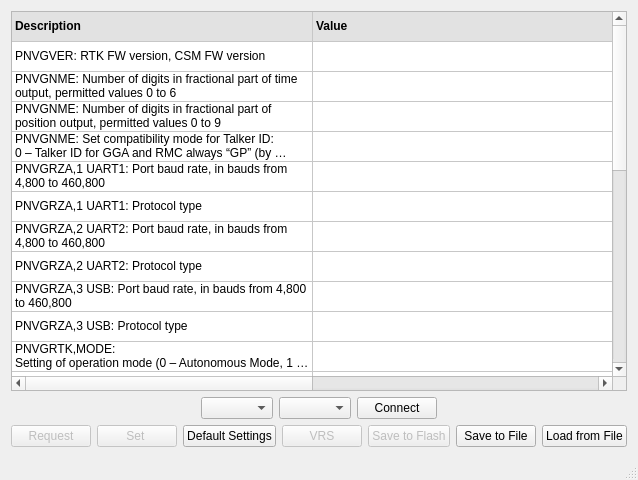
<?xml version="1.0" encoding="UTF-8"?>
<ui version="4.0">
 <class>MainWindow</class>
 <widget class="QMainWindow" name="MainWindow">
  <property name="geometry">
   <rect>
    <x>0</x>
    <y>0</y>
    <width>635</width>
    <height>480</height>
   </rect>
  </property>
  <property name="windowTitle">
   <string>NV08C RTK config 1.0.0.2</string>
  </property>
  <widget class="QWidget" name="centralWidget">
   <layout class="QGridLayout" name="gridLayout">
    <item row="0" column="0">
     <widget class="QTableWidget" name="tableWidget">
      <property name="rowCount">
       <number>28</number>
      </property>
      <property name="columnCount">
       <number>2</number>
      </property>
      <attribute name="horizontalHeaderVisible">
       <bool>false</bool>
      </attribute>
      <attribute name="horizontalHeaderDefaultSectionSize">
       <number>301</number>
      </attribute>
      <attribute name="horizontalHeaderStretchLastSection">
       <bool>true</bool>
      </attribute>
      <attribute name="verticalHeaderVisible">
       <bool>false</bool>
      </attribute>
      <row/>
      <row/>
      <row/>
      <row/>
      <row/>
      <row/>
      <row/>
      <row/>
      <row/>
      <row/>
      <row/>
      <row/>
      <row/>
      <row/>
      <row/>
      <row/>
      <row/>
      <row/>
      <row/>
      <row/>
      <row/>
      <row/>
      <row/>
      <row/>
      <row/>
      <row/>
      <row/>
      <row/>
      <column/>
      <column/>
      <item row="0" column="0">
       <property name="text">
        <string>Description</string>
       </property>
       <property name="font">
        <font>
         <weight>75</weight>
         <bold>true</bold>
        </font>
       </property>
       <property name="background">
        <brush brushstyle="SolidPattern">
         <color alpha="255">
          <red>226</red>
          <green>226</green>
          <blue>226</blue>
         </color>
        </brush>
       </property>
       <property name="flags">
        <set>ItemIsDragEnabled|ItemIsUserCheckable|ItemIsEnabled</set>
       </property>
      </item>
      <item row="0" column="1">
       <property name="text">
        <string>Value</string>
       </property>
       <property name="font">
        <font>
         <weight>75</weight>
         <bold>true</bold>
        </font>
       </property>
       <property name="background">
        <brush brushstyle="SolidPattern">
         <color alpha="255">
          <red>226</red>
          <green>226</green>
          <blue>226</blue>
         </color>
        </brush>
       </property>
       <property name="flags">
        <set>ItemIsDragEnabled|ItemIsUserCheckable|ItemIsEnabled</set>
       </property>
      </item>
      <item row="1" column="0">
       <property name="text">
        <string>PNVGVER: RTK FW version, CSM FW version</string>
       </property>
       <property name="flags">
        <set>ItemIsDragEnabled|ItemIsUserCheckable|ItemIsEnabled</set>
       </property>
      </item>
      <item row="1" column="1">
       <property name="text">
        <string/>
       </property>
       <property name="flags">
        <set>ItemIsDragEnabled|ItemIsUserCheckable|ItemIsEnabled</set>
       </property>
      </item>
      <item row="2" column="0">
       <property name="text">
        <string>PNVGNME: Number of digits in fractional part of time output, permitted values 0 to 6</string>
       </property>
       <property name="flags">
        <set>ItemIsDragEnabled|ItemIsUserCheckable|ItemIsEnabled</set>
       </property>
      </item>
      <item row="2" column="1">
       <property name="text">
        <string/>
       </property>
      </item>
      <item row="3" column="0">
       <property name="text">
        <string>PNVGNME: Number of digits in fractional part of position output, permitted values 0 to 9</string>
       </property>
       <property name="flags">
        <set>ItemIsDragEnabled|ItemIsUserCheckable|ItemIsEnabled</set>
       </property>
      </item>
      <item row="3" column="1">
       <property name="text">
        <string/>
       </property>
      </item>
      <item row="4" column="0">
       <property name="text">
        <string>PNVGNME: Set compatibility mode for Talker ID:
0 – Talker ID for GGA and RMC always “GP” (by default)
1 – Compatibility mode Off. Talker ID as specified in messages description Note – The field is optional and can be omitted
</string>
       </property>
       <property name="flags">
        <set>ItemIsDragEnabled|ItemIsUserCheckable|ItemIsEnabled</set>
       </property>
      </item>
      <item row="4" column="1">
       <property name="text">
        <string/>
       </property>
      </item>
      <item row="5" column="0">
       <property name="text">
        <string>PNVGRZA,1 UART1: Port baud rate, in bauds from 4,800 to 460,800</string>
       </property>
       <property name="flags">
        <set>ItemIsDragEnabled|ItemIsUserCheckable|ItemIsEnabled</set>
       </property>
      </item>
      <item row="5" column="1">
       <property name="text">
        <string/>
       </property>
      </item>
      <item row="6" column="0">
       <property name="text">
        <string>PNVGRZA,1 UART1: Protocol type</string>
       </property>
       <property name="flags">
        <set>ItemIsDragEnabled|ItemIsUserCheckable|ItemIsEnabled</set>
       </property>
      </item>
      <item row="6" column="1">
       <property name="text">
        <string/>
       </property>
      </item>
      <item row="7" column="0">
       <property name="text">
        <string>PNVGRZA,2 UART2: Port baud rate, in bauds from 4,800 to 460,800</string>
       </property>
       <property name="flags">
        <set>ItemIsDragEnabled|ItemIsUserCheckable|ItemIsEnabled</set>
       </property>
      </item>
      <item row="7" column="1">
       <property name="text">
        <string/>
       </property>
      </item>
      <item row="8" column="0">
       <property name="text">
        <string>PNVGRZA,2 UART2: Protocol type</string>
       </property>
       <property name="flags">
        <set>ItemIsDragEnabled|ItemIsUserCheckable|ItemIsEnabled</set>
       </property>
      </item>
      <item row="8" column="1">
       <property name="text">
        <string/>
       </property>
      </item>
      <item row="9" column="0">
       <property name="text">
        <string>PNVGRZA,3 USB: Port baud rate, in bauds from 4,800 to 460,800</string>
       </property>
       <property name="flags">
        <set>ItemIsDragEnabled|ItemIsUserCheckable|ItemIsEnabled</set>
       </property>
      </item>
      <item row="9" column="1">
       <property name="text">
        <string/>
       </property>
      </item>
      <item row="10" column="0">
       <property name="text">
        <string>PNVGRZA,3 USB: Protocol type</string>
       </property>
       <property name="flags">
        <set>ItemIsDragEnabled|ItemIsUserCheckable|ItemIsEnabled</set>
       </property>
      </item>
      <item row="10" column="1">
       <property name="text">
        <string/>
       </property>
      </item>
      <item row="11" column="0">
       <property name="text">
        <string>PNVGRTK,MODE: 
Setting of operation mode (0 – Autonomous Mode, 1 – Base Station Mode, 2 – RTK-Rover Mode (by default), 3 – Base Station Mode with automatic antenna position averaging)
</string>
       </property>
       <property name="flags">
        <set>ItemIsDragEnabled|ItemIsUserCheckable|ItemIsEnabled</set>
       </property>
      </item>
      <item row="11" column="1">
       <property name="text">
        <string/>
       </property>
      </item>
      <item row="12" column="0">
       <property name="text">
        <string>PNVGRTK,PVTRATE: PVT rate, Hz (1, 2, 5, 10)</string>
       </property>
       <property name="flags">
        <set>ItemIsDragEnabled|ItemIsUserCheckable|ItemIsEnabled</set>
       </property>
      </item>
      <item row="12" column="1">
       <property name="text">
        <string/>
       </property>
      </item>
      <item row="13" column="0">
       <property name="text">
        <string>PNVGRTK,SYSGPS: 1 – GPS ON (by default), 0 – GPS OFF</string>
       </property>
       <property name="flags">
        <set>ItemIsDragEnabled|ItemIsUserCheckable|ItemIsEnabled</set>
       </property>
      </item>
      <item row="13" column="1">
       <property name="text">
        <string/>
       </property>
      </item>
      <item row="14" column="0">
       <property name="text">
        <string>PNVGRTK,SYSGLO: 1 – GLONASS ON (by default), 0 – GLONASS OFF</string>
       </property>
       <property name="flags">
        <set>ItemIsDragEnabled|ItemIsUserCheckable|ItemIsEnabled</set>
       </property>
      </item>
      <item row="14" column="1">
       <property name="text">
        <string/>
       </property>
      </item>
      <item row="15" column="0">
       <property name="text">
        <string>PNVGRTK,ELGPS: GPS Elevation Mask, degrees (5 by default)</string>
       </property>
       <property name="flags">
        <set>ItemIsDragEnabled|ItemIsUserCheckable|ItemIsEnabled</set>
       </property>
      </item>
      <item row="15" column="1">
       <property name="text">
        <string/>
       </property>
      </item>
      <item row="16" column="0">
       <property name="text">
        <string>PNVGRTK,ELGLO: GLONASS Elevation Mask, degrees (5 by default)</string>
       </property>
       <property name="flags">
        <set>ItemIsDragEnabled|ItemIsUserCheckable|ItemIsEnabled</set>
       </property>
      </item>
      <item row="16" column="1">
       <property name="text">
        <string/>
       </property>
      </item>
      <item row="17" column="0">
       <property name="text">
        <string>PNVGRTK,SNR: SNR Mask, dB-Hz (33 by default)</string>
       </property>
       <property name="flags">
        <set>ItemIsDragEnabled|ItemIsUserCheckable|ItemIsEnabled</set>
       </property>
      </item>
      <item row="17" column="1">
       <property name="text">
        <string/>
       </property>
      </item>
      <item row="18" column="0">
       <property name="text">
        <string>PNVGRTK,BASEID: Station ID for Base mode, 0 - 4095 (2 by default)</string>
       </property>
       <property name="flags">
        <set>ItemIsDragEnabled|ItemIsUserCheckable|ItemIsEnabled</set>
       </property>
      </item>
      <item row="18" column="1">
       <property name="text">
        <string/>
       </property>
      </item>
      <item row="19" column="0">
       <property name="text">
        <string>PNVGRTK,BASEXYZ: Base Station Antenna Reference Point ECEF-X,Y,Z, m </string>
       </property>
       <property name="flags">
        <set>ItemIsDragEnabled|ItemIsUserCheckable|ItemIsEnabled</set>
       </property>
      </item>
      <item row="19" column="1">
       <property name="text">
        <string/>
       </property>
      </item>
      <item row="20" column="0">
       <property name="text">
        <string>PNVGRTK,BASEBLH: Base Station Antenna Reference Point. Two formats are supported:
  B,L,H (radians for B and L, metres for H)
  NMEA message format
</string>
       </property>
       <property name="flags">
        <set>ItemIsDragEnabled|ItemIsUserCheckable|ItemIsEnabled</set>
       </property>
      </item>
      <item row="20" column="1">
       <property name="text">
        <string/>
       </property>
      </item>
      <item row="21" column="0">
       <property name="text">
        <string>PNVGRTK,AVGTIME: Antenna position averaging time for Base mode, minutes</string>
       </property>
       <property name="flags">
        <set>ItemIsDragEnabled|ItemIsUserCheckable|ItemIsEnabled</set>
       </property>
      </item>
      <item row="21" column="1">
       <property name="text">
        <string/>
       </property>
      </item>
      <item row="22" column="0">
       <property name="text">
        <string>PNVGRTK,AVGMODE: Type of coordinates used for antenna position averaging:
0  – any valid coordinates, 1 – Fixed &amp; Float, 2 – Fixed only
</string>
       </property>
       <property name="flags">
        <set>ItemIsDragEnabled|ItemIsUserCheckable|ItemIsEnabled</set>
       </property>
      </item>
      <item row="22" column="1">
       <property name="text">
        <string/>
       </property>
      </item>
      <item row="23" column="0">
       <property name="text">
        <string>PNVGRTK,SFMODE: Secondary filter mode:
0 – DISABLE, 1 – RETAIN, 2 – TRANSITION, 3 – HYBRID
</string>
       </property>
       <property name="flags">
        <set>ItemIsDragEnabled|ItemIsUserCheckable|ItemIsEnabled</set>
       </property>
      </item>
      <item row="23" column="1">
       <property name="text">
        <string/>
       </property>
      </item>
      <item row="24" column="0">
       <property name="text">
        <string>PNVGRTK,SFTRS: Transfer Speed for Secondary Filter, m/s</string>
       </property>
       <property name="flags">
        <set>ItemIsDragEnabled|ItemIsUserCheckable|ItemIsEnabled</set>
       </property>
      </item>
      <item row="24" column="1">
       <property name="text">
        <string/>
       </property>
      </item>
      <item row="25" column="0">
       <property name="text">
        <string>PNVGRTK,ICBGLO: GLONASS Inter-Channel Bias. Value is defined as shift between phases of nearest GLONASS carriers in parts of phase cycle</string>
       </property>
       <property name="flags">
        <set>ItemIsDragEnabled|ItemIsUserCheckable|ItemIsEnabled</set>
       </property>
      </item>
      <item row="25" column="1">
       <property name="text">
        <string/>
       </property>
      </item>
      <item row="26" column="0">
       <property name="text">
        <string>PNVGRTK,ICBMODE: GLONASS Inter-Channel Bias calibration mode:
0 – OFF
1 – initial calibration (one time calibration using GPS as reference)
2 – real-time recalibration (in parallel with GPS&amp;GLONASS Fix)
</string>
       </property>
       <property name="flags">
        <set>ItemIsDragEnabled|ItemIsUserCheckable|ItemIsEnabled</set>
       </property>
      </item>
      <item row="26" column="1">
       <property name="text">
        <string/>
       </property>
      </item>
      <item row="27" column="0">
       <property name="text">
        <string>PNVGRTK,ICBTIME: GLONASS Inter-Channel Bias calibration interval (length of one step of calibration), seconds</string>
       </property>
       <property name="flags">
        <set>ItemIsDragEnabled|ItemIsUserCheckable|ItemIsEnabled</set>
       </property>
      </item>
      <item row="27" column="1">
       <property name="text">
        <string/>
       </property>
      </item>
     </widget>
    </item>
    <item row="1" column="0">
     <layout class="QHBoxLayout" name="horizontalLayout">
      <item>
       <spacer name="horizontalSpacer_5">
        <property name="orientation">
         <enum>Qt::Horizontal</enum>
        </property>
        <property name="sizeHint" stdset="0">
         <size>
          <width>40</width>
          <height>20</height>
         </size>
        </property>
       </spacer>
      </item>
      <item>
       <widget class="QComboBox" name="Serial_comboBox">
        <property name="editable">
         <bool>false</bool>
        </property>
       </widget>
      </item>
      <item>
       <widget class="QComboBox" name="Baud_comboBox">
        <property name="editable">
         <bool>false</bool>
        </property>
       </widget>
      </item>
      <item>
       <widget class="QPushButton" name="Connect_pushButton">
        <property name="text">
         <string>Connect</string>
        </property>
        <property name="checkable">
         <bool>true</bool>
        </property>
       </widget>
      </item>
      <item>
       <spacer name="horizontalSpacer_3">
        <property name="orientation">
         <enum>Qt::Horizontal</enum>
        </property>
        <property name="sizeHint" stdset="0">
         <size>
          <width>40</width>
          <height>20</height>
         </size>
        </property>
       </spacer>
      </item>
     </layout>
    </item>
    <item row="2" column="0">
     <layout class="QHBoxLayout" name="horizontalLayout_2">
      <item>
       <widget class="QPushButton" name="Request_pushButton">
        <property name="enabled">
         <bool>false</bool>
        </property>
        <property name="text">
         <string>Request</string>
        </property>
       </widget>
      </item>
      <item>
       <widget class="QPushButton" name="Set_pushButton">
        <property name="enabled">
         <bool>false</bool>
        </property>
        <property name="text">
         <string>Set </string>
        </property>
       </widget>
      </item>
      <item>
       <widget class="QPushButton" name="Default_pushButton">
        <property name="enabled">
         <bool>true</bool>
        </property>
        <property name="text">
         <string>Default Settings</string>
        </property>
       </widget>
      </item>
      <item>
       <spacer name="horizontalSpacer_4">
        <property name="orientation">
         <enum>Qt::Horizontal</enum>
        </property>
        <property name="sizeHint" stdset="0">
         <size>
          <width>40</width>
          <height>20</height>
         </size>
        </property>
       </spacer>
      </item>
      <item>
       <widget class="QPushButton" name="VRS_pushButton">
        <property name="enabled">
         <bool>false</bool>
        </property>
        <property name="text">
         <string>VRS</string>
        </property>
       </widget>
      </item>
      <item>
       <widget class="QPushButton" name="Save_pushButton">
        <property name="enabled">
         <bool>false</bool>
        </property>
        <property name="text">
         <string>Save to Flash</string>
        </property>
       </widget>
      </item>
      <item>
       <widget class="QPushButton" name="SaveToFile_pushButton">
        <property name="focusPolicy">
         <enum>Qt::ClickFocus</enum>
        </property>
        <property name="text">
         <string>Save to File</string>
        </property>
       </widget>
      </item>
      <item>
       <widget class="QPushButton" name="LoadFromFile_pushButton">
        <property name="text">
         <string>Load from File</string>
        </property>
       </widget>
      </item>
     </layout>
    </item>
   </layout>
  </widget>
  <widget class="QStatusBar" name="statusBar"/>
 </widget>
 <layoutdefault spacing="6" margin="11"/>
 <resources/>
 <connections/>
</ui>
